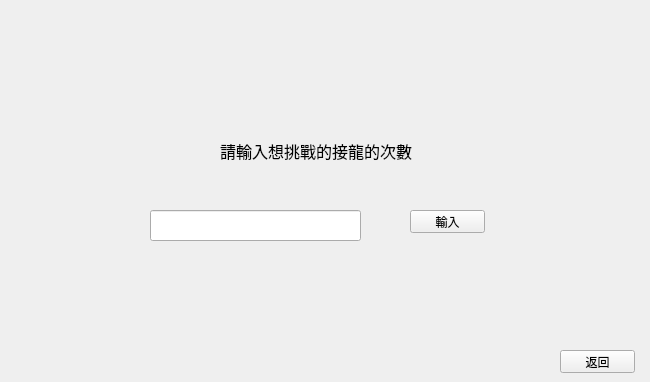
<?xml version="1.0" encoding="UTF-8"?>
<ui version="4.0">
 <class>Form</class>
 <widget class="QWidget" name="Form">
  <property name="geometry">
   <rect>
    <x>0</x>
    <y>0</y>
    <width>650</width>
    <height>382</height>
   </rect>
  </property>
  <property name="windowTitle">
   <string>Form</string>
  </property>
  <widget class="QPushButton" name="return_2">
   <property name="geometry">
    <rect>
     <x>560</x>
     <y>350</y>
     <width>75</width>
     <height>23</height>
    </rect>
   </property>
   <property name="text">
    <string>返回</string>
   </property>
  </widget>
  <widget class="QLineEdit" name="lineEdit">
   <property name="geometry">
    <rect>
     <x>150</x>
     <y>210</y>
     <width>211</width>
     <height>31</height>
    </rect>
   </property>
  </widget>
  <widget class="QPushButton" name="enter">
   <property name="geometry">
    <rect>
     <x>410</x>
     <y>210</y>
     <width>75</width>
     <height>23</height>
    </rect>
   </property>
   <property name="text">
    <string>輸入</string>
   </property>
  </widget>
  <widget class="QLabel" name="label">
   <property name="geometry">
    <rect>
     <x>220</x>
     <y>130</y>
     <width>221</width>
     <height>41</height>
    </rect>
   </property>
   <property name="font">
    <font>
     <family>微軟正黑體</family>
     <pointsize>12</pointsize>
    </font>
   </property>
   <property name="text">
    <string>請輸入想挑戰的接龍的次數</string>
   </property>
  </widget>
 </widget>
 <resources/>
 <connections/>
</ui>
